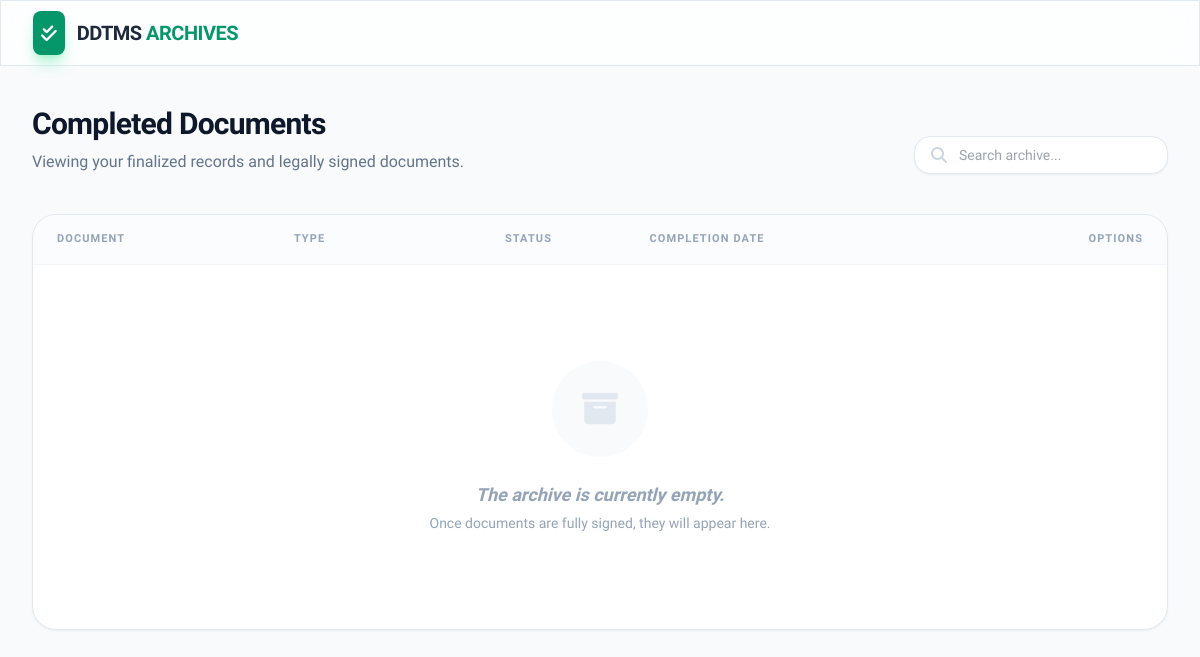
/completed_docs.php (signed in), run on an earlier commit of the app's database.
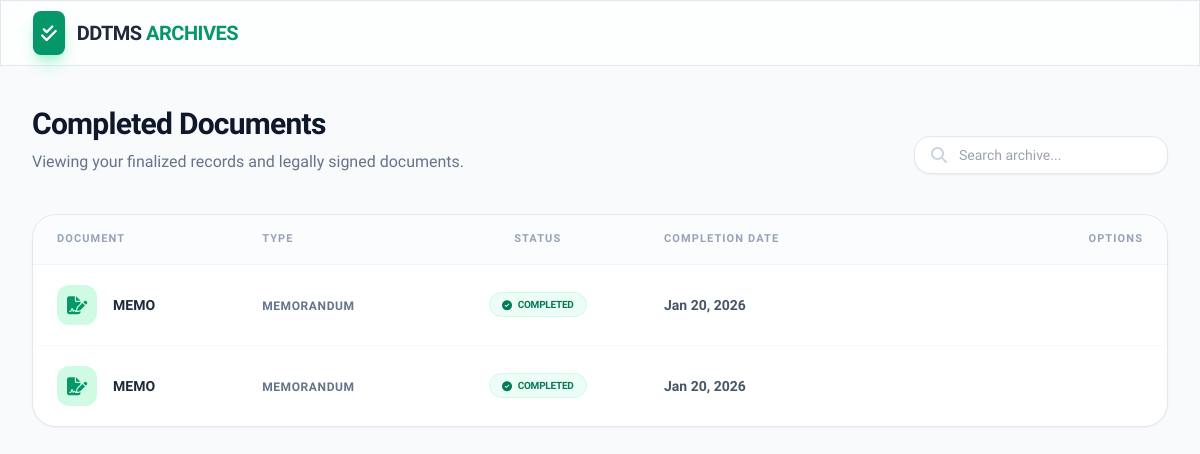
And on a later commit of the database.
### tables this page shows
CREATE TABLE `documents` (
  `doc_id` int(11) NOT NULL,
  `title` varchar(255) NOT NULL,
  `doc_type` varchar(100) NOT NULL,
  `status` enum('Draft','Review','Signing','Completed','Returned','Archived') NOT NULL,
  `remarks` text DEFAULT NULL,
  `initiator_id` int(11) NOT NULL,
  `current_owner_id` int(11) DEFAULT NULL,
  `created_at` timestamp NOT NULL DEFAULT current_timestamp(),
  `updated_at` timestamp NOT NULL DEFAULT current_timestamp() ON UPDATE current_timestamp(),
  `Station` text NOT NULL
);

### completed_docs.php (the view, shortened to what the changed rows need)
<?php
require_once 'db.php';
$user_id = $_SESSION['user_id'];
$query = "SELECT * FROM documents
          WHERE initiator_id = ? AND status = 'Completed'
          ORDER BY updated_at DESC";
$stmt = $conn->prepare($query);
$stmt->bind_param("i", $user_id);
$stmt->execute();
$result = $stmt->get_result();
?>
<!DOCTYPE html>
<html lang="en">
<head>
    <script src="https://cdn.tailwindcss.com"></script>
    <link href="https://cdnjs.cloudflare.com/ajax/libs/font-awesome/6.4.0/css/all.min.css" rel="stylesheet">
</head>
<body class="bg-[#f8fafc] text-slate-900 min-h-screen">
    <main class="max-w-7xl mx-auto px-4 sm:px-6 lg:px-8 py-10">
        <div class="mb-10 flex flex-col md:flex-row md:items-end justify-between gap-4">
            <div>
                <h1 class="text-3xl font-extrabold text-slate-900 tracking-tight">Completed Documents</h1>
            </div>
        </div>
        <div class="bg-white rounded-3xl shadow-sm border border-slate-200 overflow-hidden">
            <div class="overflow-x-auto">
                <table class="w-full text-left border-collapse" id="completedTable">
                    <thead>
                        <tr class="bg-slate-50/50 border-b border-slate-100">
                            <th class="px-6 py-4 text-[11px] font-bold text-slate-400 uppercase tracking-widest">Document</th>
                            <th class="px-6 py-4 text-[11px] font-bold text-slate-400 uppercase tracking-widest">Type</th>
                            <th class="px-6 py-4 text-[11px] font-bold text-slate-400 uppercase tracking-widest text-center">Status</th>
                            <th class="px-6 py-4 text-[11px] font-bold text-slate-400 uppercase tracking-widest">Completion Date</th>
                            <th class="px-6 py-4 text-[11px] font-bold text-slate-400 uppercase tracking-widest text-right">Options</th>
                        </tr>
                    </thead>
                    <tbody class="divide-y divide-slate-50">
                        <?php if ($result->num_rows > 0): ?>
                            <?php while ($row = $result->fetch_assoc()): ?>
                            <tr class="group hover:bg-emerald-50/30 transition-all">
                                <td class="px-6 py-5">
                                    <div class="flex items-center gap-4">
                                        <div class="w-10 h-10 rounded-xl bg-emerald-100 flex items-center justify-center text-emerald-600">
                                            <i class="fas fa-file-signature text-lg"></i>
                                        </div>
                                        <div class="font-bold text-slate-800 text-sm"><?php echo htmlspecialchars($row['title']); ?></div>
                                    </div>
                                </td>
                                <td class="px-6 py-5">
                                    <span class="text-xs font-bold text-slate-500 uppercase tracking-wider"><?php echo htmlspecialchars($row['doc_type']); ?></span>
                                </td>
                                <td class="px-6 py-5 text-center">
                                    <span class="inline-flex items-center gap-1.5 px-3 py-1 rounded-full bg-emerald-50 text-emerald-700 border border-emerald-100 text-[10px] font-black uppercase tracking-tight">
                                        <i class="fas fa-check-circle"></i> Completed
                                    </span>
                                </td>
                                <td class="px-6 py-5">
                                    <div class="text-sm font-semibold text-slate-600"><?php echo date('M d, Y', strtotime($row['updated_at'])); ?></div>
                                </td>
                                <td class="px-6 py-5 text-right">
                                </td>
                            </tr>
                            <?php endwhile; ?>
                        <?php else: ?>
                            <tr>
                                <td colspan="5" class="py-24 text-center">
                                    <div class="bg-slate-50 w-24 h-24 rounded-full flex items-center justify-center mx-auto mb-6">
                                        <i class="fas fa-archive text-slate-200 text-4xl"></i>
                                    </div>
                                    <h3 class="text-slate-400 font-bold text-lg italic">The archive is currently empty.</h3>
                                    <p class="text-slate-400 text-sm mt-1">Once documents are fully signed, they will appear here.</p>
                                </td>
                            </tr>
                        <?php endif; ?>
                    </tbody>
                </table>
            </div>
        </div>
    </main>
</body>
</html>

What changed in the data, as far as the page shows it:
added documents: title "MEMO", doc_type "MEMORANDUM", updated_at "Jan 20, 2026"
added documents: title "MEMO", doc_type "MEMORANDUM", updated_at "Jan 20, 2026"
Also different on the page:
text no longer shown: "The archive is currently empty. Once documents are fully signed, they will appear here."
